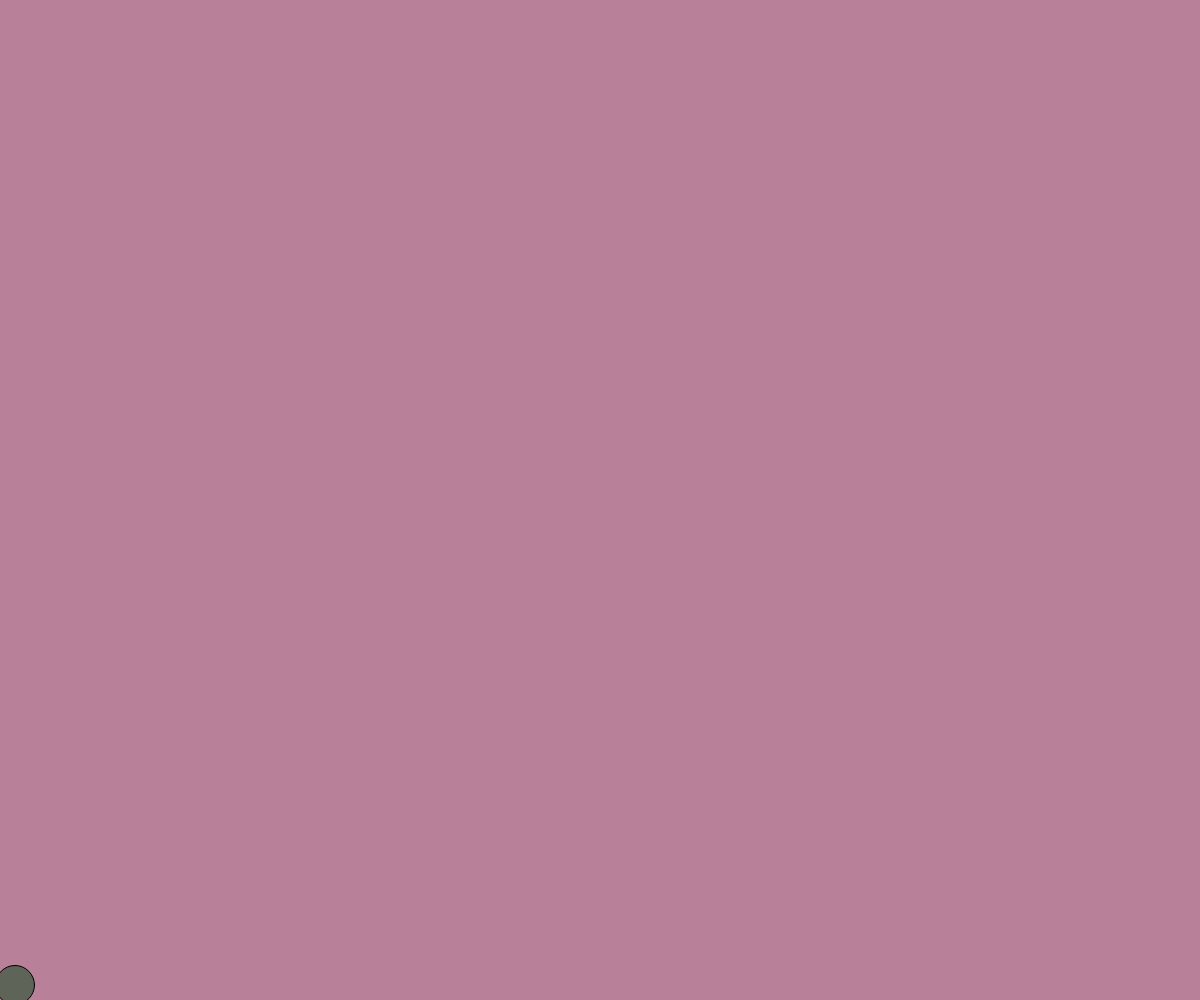
Frame 1 (no input)
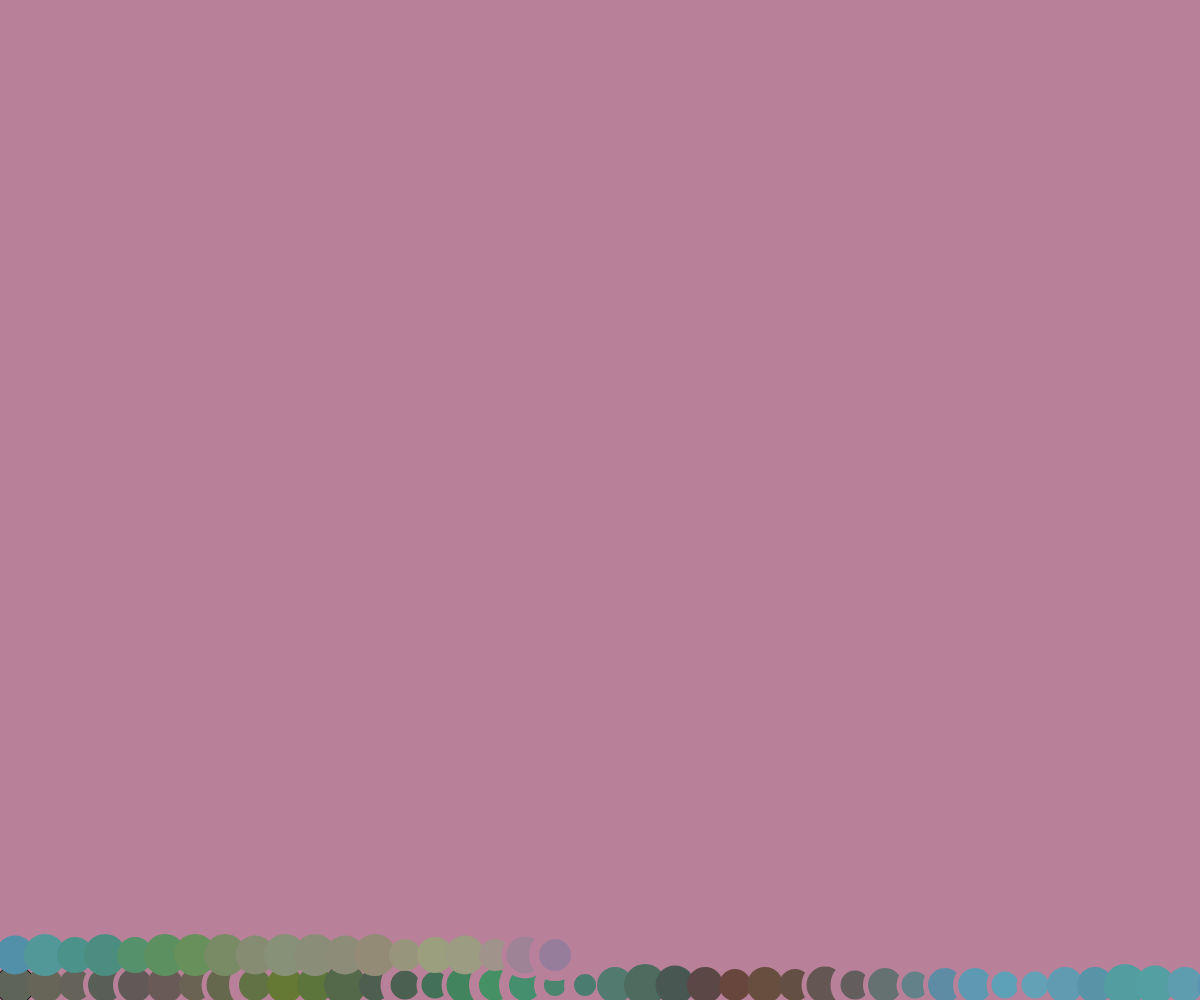
Frame 60 (no input)
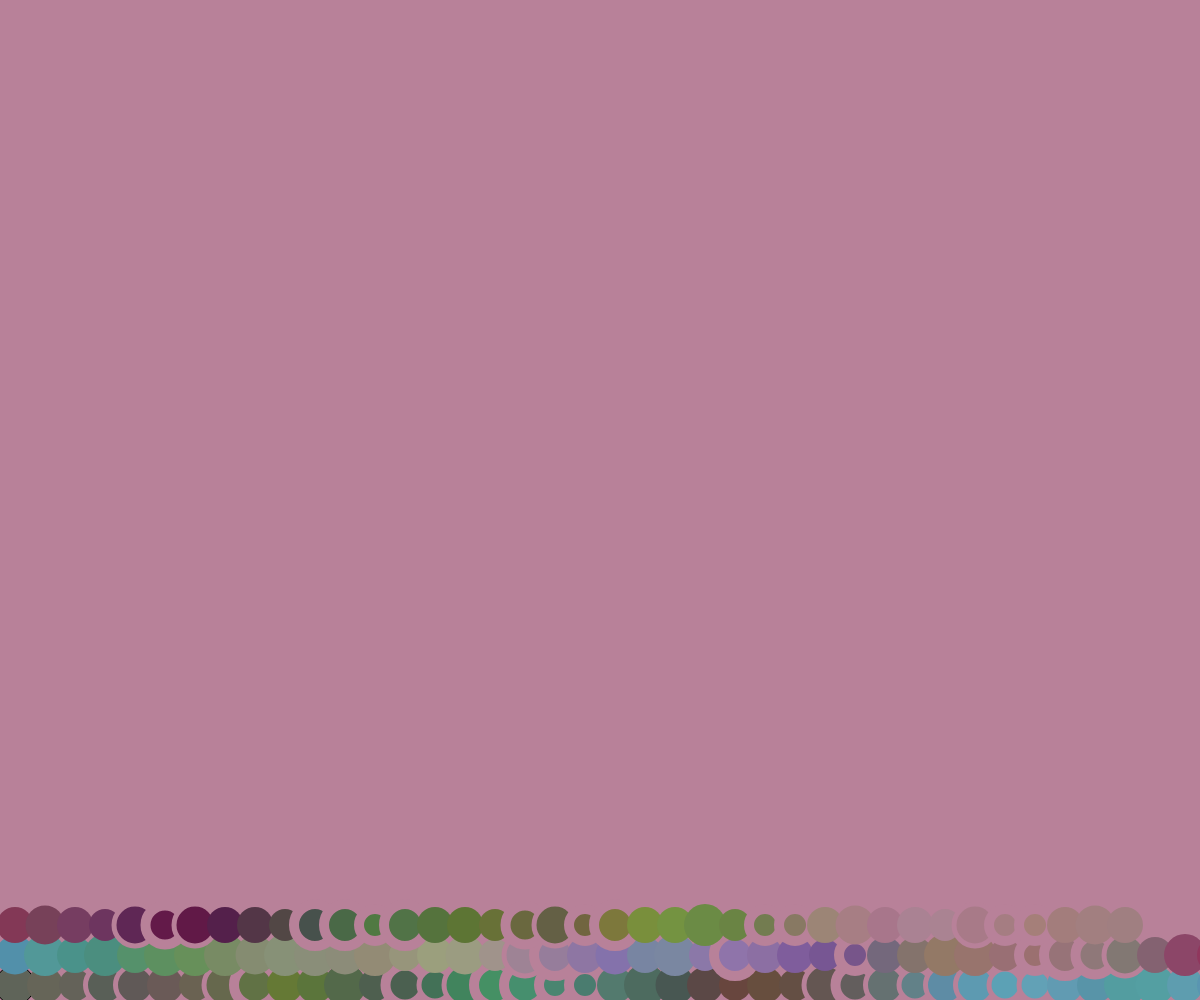
Frame 120 (the mouse pressed at the canvas centre since frame 60)

The p5.js sketch that drew these frames (run headless with seeded random() and noise() and a simulated clock; from frame 60 on, the mouse is pressed at the canvas centre):

// p5.js sketch
// ── sketch.js
// -
// variazione10Print 1.1 by Angelica [10Print, commodore64]
// 2020 © Angelica, Daniele @Fupete and the course DSII2020 at DESIGN.unirsm 
// github.com/dsii-2020-unirsm — github.com/peterbaru
// Educational purposes, MIT License, 2020, San Marino
// —
// Credits/Thanks to: 
// 10 PRINT CHR$(205.5+RND(1)); : GOTO 10 book for https://10print.org/
// 
// —


let h = 0;
let w = 0;
let dim = 30;
let t=0;

function setup() {
  createCanvas(windowWidth, windowHeight);
  background("#B88199");
}

function draw() {
  
  let r = 255 * noise(t+5);
  let g = 255 * noise(t+25);
  let b = 255 * noise(t+50);
  
  fill(r,g,b);
  frameRate(30); //velocità 
  translate((-dim/2), windowHeight-(dim/2));
  
  w += dim;

  if (random(2) <= 0.5) {
  ellipse(w, h, dim+2, dim+2);
  stroke('#B88199');
    
  } else if (random(2) > 0.5 && random(2) <= 1) {
  noStroke();
  ellipse(w, h, dim+6, dim+6);
    
  } else if (random(2) > 1 && random(2) <= 1.5) {
  ellipse(w, h, dim+9, dim+9);
  strokeWeight(5);
 
  } else {
  ellipse(w, h, dim+12, dim+12);
  strokeWeight(10);
  }
  
  t+= 0.08; //velocità
  
  if (w > windowWidth) {
    w=0;
    h-=dim;
  }
  
  if (h<(-windowHeight)) {
    w=0;
    h=0;
  }
  
}
